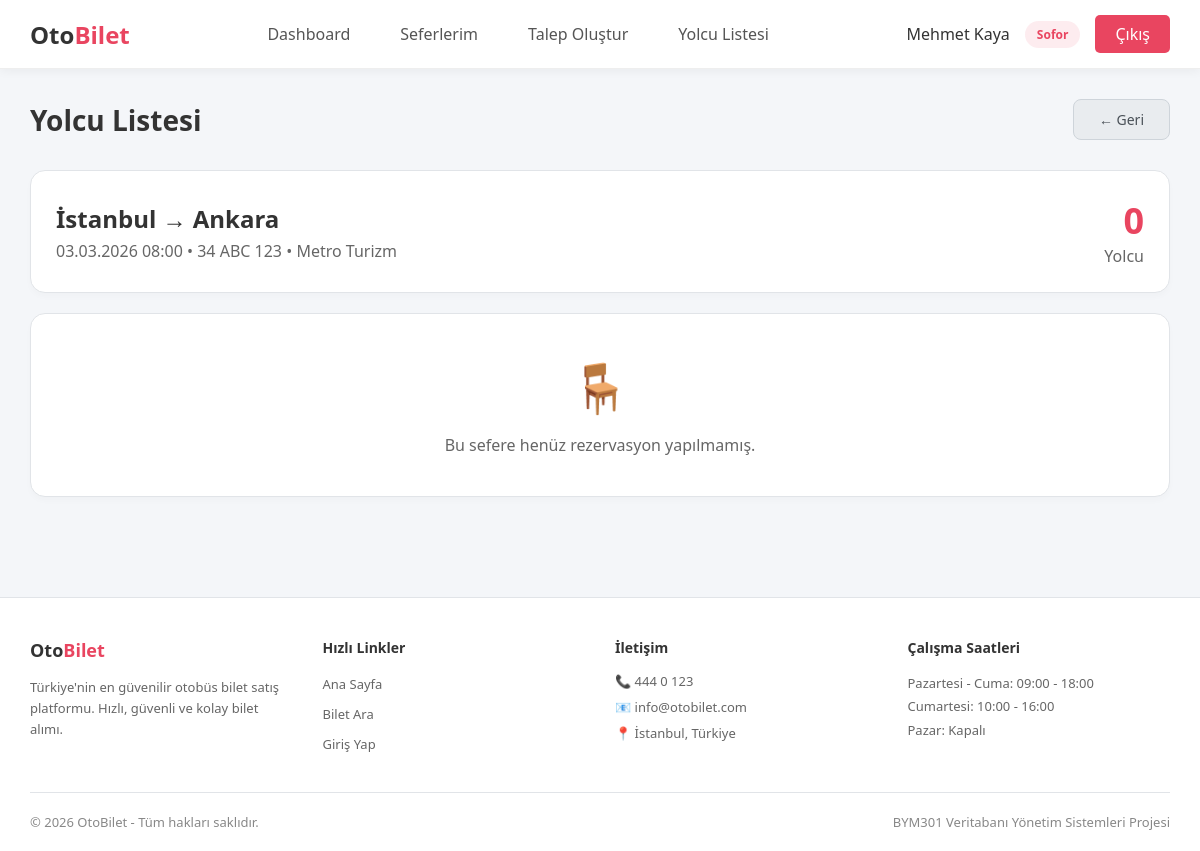
Page /driver/passengers.php?schedule_id=1 (signed in) on the committed database.
### tables this page shows
CREATE TABLE schedules (
    id INT PRIMARY KEY AUTO_INCREMENT,
    route_id INT NOT NULL,
    bus_id INT NOT NULL,
    driver_id INT,
    departure_time DATETIME NOT NULL,
    arrival_time DATETIME NOT NULL,
    price DECIMAL(10,2) NOT NULL,
    status ENUM('scheduled', 'departed', 'completed', 'cancelled') DEFAULT 'scheduled',
    created_at TIMESTAMP DEFAULT CURRENT_TIMESTAMP,
    FOREIGN KEY (route_id) REFERENCES routes(id),
    FOREIGN KEY (bus_id) REFERENCES buses(id),
    FOREIGN KEY (driver_id) REFERENCES users(id)
);

CREATE TABLE buses (
    id INT PRIMARY KEY AUTO_INCREMENT,
    company_id INT NOT NULL,
    plate_number VARCHAR(20) NOT NULL UNIQUE,
    model VARCHAR(100),
    capacity INT NOT NULL DEFAULT 40,
    has_wifi TINYINT(1) DEFAULT 0,
    has_tv TINYINT(1) DEFAULT 0,
    is_active TINYINT(1) DEFAULT 1,
    created_at TIMESTAMP DEFAULT CURRENT_TIMESTAMP,
    FOREIGN KEY (company_id) REFERENCES bus_companies(id)
);

CREATE TABLE bus_companies (
    id INT PRIMARY KEY AUTO_INCREMENT,
    name VARCHAR(100) NOT NULL UNIQUE,
    logo_url VARCHAR(255),
    phone VARCHAR(20),
    email VARCHAR(100),
    is_active TINYINT(1) DEFAULT 1,
    created_at TIMESTAMP DEFAULT CURRENT_TIMESTAMP
);

### includes/functions.php (called while the page is built, shortened)
<?php
function sanitize($input) {
    return htmlspecialchars(trim($input), ENT_QUOTES, 'UTF-8');
}
function formatDateTime($date) {
    return date('d.m.Y H:i', strtotime($date));
}

### driver/passengers.php (the view, shortened to what this page needs)
<?php
require_once __DIR__ . '/../includes/header.php';
$database = new Database();
$db = $database->getConnection();
$driver_id = $_SESSION['user_id'];
$schedule_id = isset($_GET['schedule_id']) ? intval($_GET['schedule_id']) : 0;
$schedule = null;
$passengers = [];
try {
    $stmt = $db->prepare("
        SELECT s.*, c1.name as from_city, c2.name as to_city,
               b.plate_number, b.capacity, bc.name as company_name
        FROM schedules s
        INNER JOIN routes r ON s.route_id = r.id
        INNER JOIN cities c1 ON r.from_city_id = c1.id
        INNER JOIN cities c2 ON r.to_city_id = c2.id
        INNER JOIN buses b ON s.bus_id = b.id
        INNER JOIN bus_companies bc ON b.company_id = bc.id
        WHERE s.id = ? AND s.driver_id = ?
    ");
    $stmt->execute([$schedule_id, $driver_id]);
    $schedule = $stmt->fetch(PDO::FETCH_ASSOC);
    if ($schedule) {
        $stmt = $db->prepare("
            SELECT bk.booking_code, u.full_name, u.phone, u.email,
                   st.seat_number, p.status as payment_status
            FROM bookings bk
            INNER JOIN users u ON bk.user_id = u.id
            INNER JOIN seats st ON bk.seat_id = st.id
            LEFT JOIN payments p ON bk.id = p.booking_id
            WHERE bk.schedule_id = ? AND bk.status = 'confirmed'
            ORDER BY st.seat_number
        ");
        $stmt->execute([$schedule_id]);
        $passengers = $stmt->fetchAll(PDO::FETCH_ASSOC);
    }
} catch (PDOException $e) {
    error_log("Passengers page error: " . $e->getMessage());
}
?>
<div class="page-header">
    <h1 class="page-title">Yolcu Listesi</h1>
    <a href="schedules.php" class="btn btn-secondary">← Geri</a>
</div>
<div class="card" style="margin-bottom: 20px;">
    <div style="display: flex; justify-content: space-between; align-items: center;">
        <div>
            <h2 style="color: #333; margin-bottom: 5px;">
                <?php echo sanitize($schedule['from_city'] . ' → ' . $schedule['to_city']); ?>
            </h2>
            <p style="color: #666;">
                <?php echo formatDateTime($schedule['departure_time']); ?> •
                <?php echo sanitize($schedule['plate_number']); ?> •
                <?php echo sanitize($schedule['company_name']); ?>
            </p>
        </div>
        <div style="text-align: right;">
            <div style="font-size: 36px; font-weight: bold; color: #e94560;">
                <?php echo count($passengers); ?>
            </div>
            <div style="color: #666;">Yolcu</div>
        </div>
    </div>
</div>
<?php if (empty($passengers)): ?>
<div class="card" style="text-align: center; padding: 40px;">
    <p style="font-size: 48px; margin-bottom: 15px;">🪑</p>
    <p style="color: #666;">Bu sefere henüz rezervasyon yapılmamış.</p>
</div>
<?php endif; ?>
<?php require_once __DIR__ . '/../includes/footer.php'; ?>

### includes/header.php (style rules this page uses)
* { margin: 0; padding: 0; box-sizing: border-box; }
body { font-family: 'Segoe UI', Tahoma, Geneva, Verdana, sans-serif; background: #f4f6f9; min-height: 100vh; color: #333; }
.card { background: #ffffff; border-radius: 15px; padding: 25px; margin-bottom: 20px; border: 1px solid #e1e4e8; box-shadow: 0 4px 6px rgba(0,0,0,0.02); }
.btn { display: inline-block; padding: 10px 25px; border-radius: 8px; text-decoration: none; cursor: pointer; border: none; font-size: 14px; transition: all 0.3s ease; }
.btn-secondary { background: #e9ecef; color: #495057; border: 1px solid #ced4da; }
.page-header { display: flex; justify-content: space-between; align-items: center; margin-bottom: 30px; }
.page-title { color: #333; font-size: 28px; font-weight: 600; }

### rows in the picture
schedules: departure_time "03.03.2026 08:00", bus.plate_number "34 ABC 123", bus_companies.name "Metro Turizm"

### other values in the picture
$current_user['full_name'] "Mehmet Kaya"
$current_user['user_type'] "Sofor"
$schedule['from_city'] . ' → ' . $schedule['to_city'] "İstanbul → Ankara"
count($passengers) "0"
